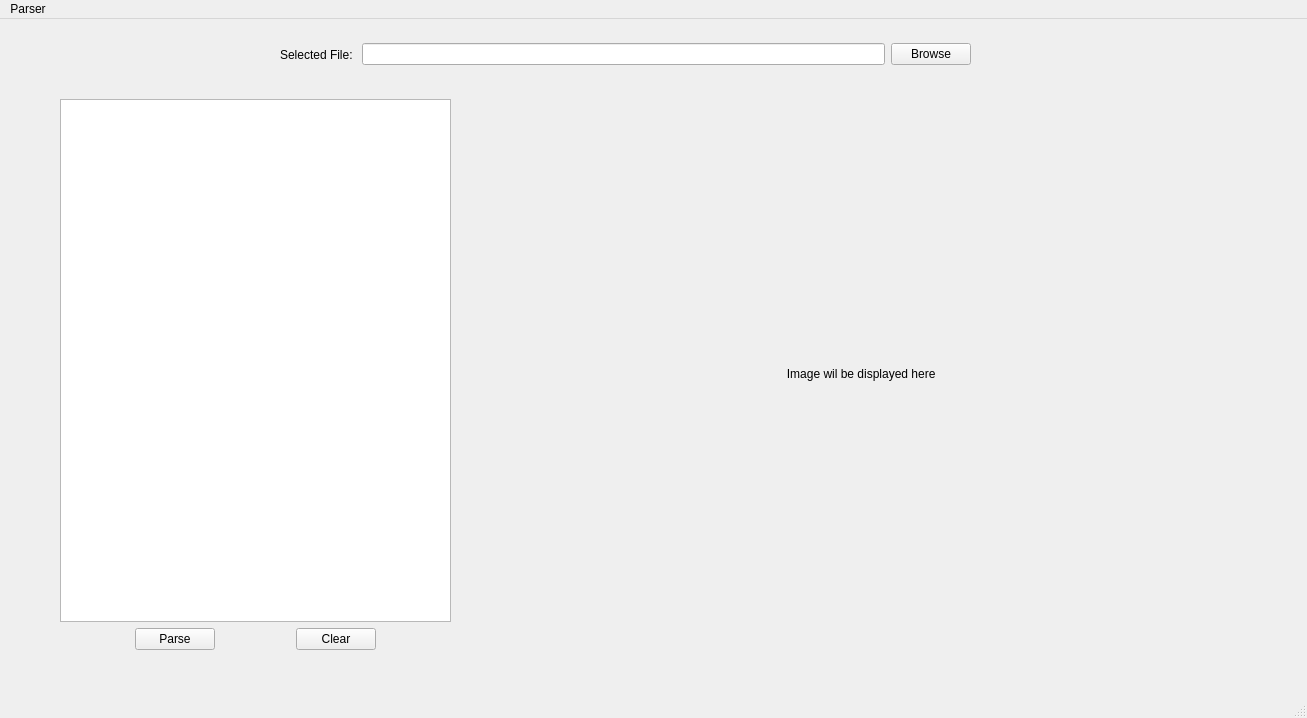
<?xml version="1.0" encoding="UTF-8"?>
<ui version="4.0">
 <class>MainWindow</class>
 <widget class="QMainWindow" name="MainWindow">
  <property name="geometry">
   <rect>
    <x>0</x>
    <y>0</y>
    <width>1307</width>
    <height>718</height>
   </rect>
  </property>
  <property name="windowTitle">
   <string>MainWindow</string>
  </property>
  <widget class="QWidget" name="centralwidget">
   <widget class="QWidget" name="layoutWidget">
    <property name="geometry">
     <rect>
      <x>280</x>
      <y>20</y>
      <width>691</width>
      <height>31</height>
     </rect>
    </property>
    <layout class="QHBoxLayout" name="horizontalLayout_10">
     <item>
      <widget class="QLabel" name="label">
       <property name="text">
        <string>Selected File: </string>
       </property>
      </widget>
     </item>
     <item>
      <widget class="QLineEdit" name="filePathEdit"/>
     </item>
     <item>
      <widget class="QPushButton" name="BrowseBtn">
       <property name="text">
        <string>Browse</string>
       </property>
      </widget>
     </item>
    </layout>
   </widget>
   <widget class="QWidget" name="horizontalLayoutWidget">
    <property name="geometry">
     <rect>
      <x>60</x>
      <y>80</y>
      <width>391</width>
      <height>551</height>
     </rect>
    </property>
    <layout class="QHBoxLayout" name="horizontalLayout">
     <item>
      <layout class="QVBoxLayout" name="verticalLayout_5">
       <property name="sizeConstraint">
        <enum>QLayout::SizeConstraint::SetMaximumSize</enum>
       </property>
       <item>
        <widget class="QTextEdit" name="fileContent">
         <property name="readOnly">
          <bool>true</bool>
         </property>
        </widget>
       </item>
       <item>
        <layout class="QHBoxLayout" name="horizontalLayout_8">
         <item>
          <spacer name="horizontalSpacer_8">
           <property name="orientation">
            <enum>Qt::Orientation::Horizontal</enum>
           </property>
           <property name="sizeHint" stdset="0">
            <size>
             <width>40</width>
             <height>20</height>
            </size>
           </property>
          </spacer>
         </item>
         <item>
          <widget class="QPushButton" name="parseBtn">
           <property name="text">
            <string>Parse</string>
           </property>
          </widget>
         </item>
         <item>
          <spacer name="horizontalSpacer_7">
           <property name="orientation">
            <enum>Qt::Orientation::Horizontal</enum>
           </property>
           <property name="sizeHint" stdset="0">
            <size>
             <width>40</width>
             <height>20</height>
            </size>
           </property>
          </spacer>
         </item>
         <item>
          <widget class="QPushButton" name="clearButton">
           <property name="text">
            <string>Clear</string>
           </property>
          </widget>
         </item>
         <item>
          <spacer name="horizontalSpacer_9">
           <property name="orientation">
            <enum>Qt::Orientation::Horizontal</enum>
           </property>
           <property name="sizeHint" stdset="0">
            <size>
             <width>40</width>
             <height>20</height>
            </size>
           </property>
          </spacer>
         </item>
        </layout>
       </item>
      </layout>
     </item>
    </layout>
   </widget>
   <widget class="QWidget" name="horizontalLayoutWidget_2">
    <property name="geometry">
     <rect>
      <x>459</x>
      <y>79</y>
      <width>791</width>
      <height>551</height>
     </rect>
    </property>
    <layout class="QHBoxLayout" name="horizontalLayout_2">
     <item>
      <widget class="QLabel" name="imageLabel_2">
       <property name="text">
        <string>                      Image wil be displayed here                  </string>
       </property>
       <property name="alignment">
        <set>Qt::AlignmentFlag::AlignCenter</set>
       </property>
      </widget>
     </item>
    </layout>
   </widget>
  </widget>
  <widget class="QMenuBar" name="menubar">
   <property name="geometry">
    <rect>
     <x>0</x>
     <y>0</y>
     <width>1307</width>
     <height>25</height>
    </rect>
   </property>
   <widget class="QMenu" name="menuParser">
    <property name="title">
     <string>Parser</string>
    </property>
   </widget>
   <addaction name="menuParser"/>
  </widget>
  <widget class="QStatusBar" name="statusbar"/>
 </widget>
 <resources/>
 <connections/>
</ui>
